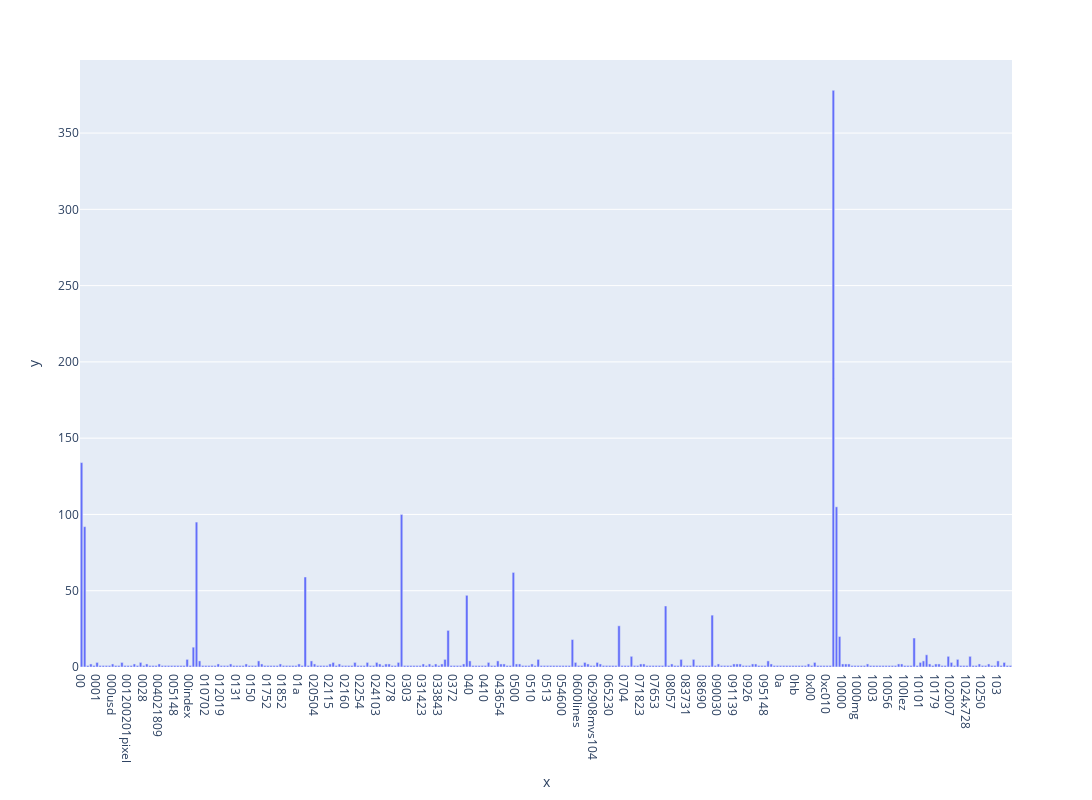

Here is the notebook cell this chart was saved with:
### Markdown cell above
### >>> **Exercise 13 (take home):**
If you want a nicer interactive visualization here, I would encourage you try to install and use plotly to achieve this.

### Code cell
# Answer here
import plotly.express as px

fig = px.bar(x = count_vect.get_feature_names_out()[:300],
             y = term_frequencies[:300],
             width = 10000,
             height = 800)

fig.show()

### Figure 1 — Plotly figure (JSON) as saved in the notebook; plotly's stock layout.template omitted (floating-point values rounded to 4 significant figures; data arrays with more than 128 entries replaced by an {"elided": "..."} marker saying what was removed)
{"data": [{"alignmentgroup": "True", "hovertemplate": "x=%{x}<br>y=%{y}<extra></extra>", "legendgroup": "", "marker": {"color": "#636efa", "pattern": {"shape": ""}}, "name": "", "offsetgroup": "", "orientation": "v", "showlegend": false, "textposition": "auto", "type": "bar", "x": {"elided": "300 str values"}, "xaxis": "x", "y": {"elided": "300 int values"}, "yaxis": "y"}], "layout": {"barmode": "relative", "height": 800, "legend": {"tracegroupgap": 0}, "margin": {"t": 60}, "width": 10000, "xaxis": {"anchor": "y", "domain": [0, 1], "title": {"text": "x"}}, "yaxis": {"anchor": "x", "domain": [0, 1], "title": {"text": "y"}}}}
